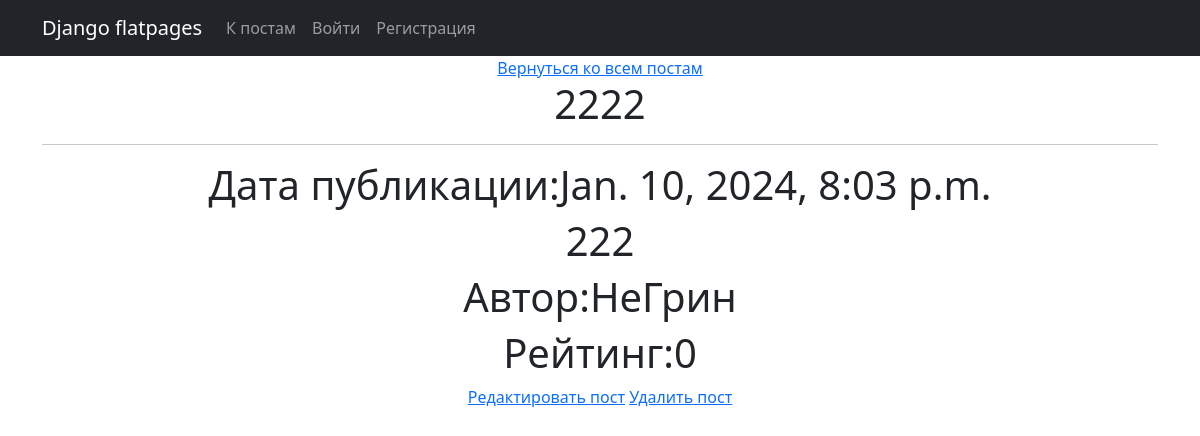
The app's page /posts/73 with its own data.
### news/models.py (models this page shows, shortened)
class Post(models.Model):
    article = 'AR'
    news = 'NE'
    POSITIONS = [
        (article, 'Статья'),
        (news, 'Новость')
    ]
    author = models.ForeignKey(Author, on_delete = models.CASCADE)
    title = models.CharField(max_length=255)
    text = models.TextField()
    type = models.CharField(max_length=250, choices = POSITIONS)
    time = models.DateTimeField(auto_now_add = True)
    category = models.ManyToManyField(Category, through = 'PostCategory')
    rating = models.IntegerField(default=0)

class Author(models.Model):
    user = models.OneToOneField(User, on_delete = models.CASCADE)
    rating = models.IntegerField(default=0)

### news/views.py (the view)
# urls.py: path('<int:pk>', PostDetail.as_view(), name='post_detail'),
class PostDetail(DetailView):
    model = Post
    template_name = 'post.html'
    context_object_name = 'post'

### news/templatetags/custom_filters.py (called while the page is built)
@register.filter()
def censor(value):
    text = str(value)
    for word in SWEAR_WORDS:
        text = text.replace(word[1:], "*" * (len(word)-1))
    return text

### templates/post.html (shortened to what this page needs)
{% extends 'flatpages/default.html' %}
{% load custom_filters %}
{% block content %}
<a href="/posts/">Вернуться ко всем постам</a>
<h1>
    {{ post.title|censor }}
    <hr>
    <h1>Дата публикации:{{ post.time }}</h1>
    <h1>{{ post.text|censor }}</h1>
    <h1>Автор:{{ post.author.user.username }}</h1>
    <h1>Рейтинг:{{ post.rating }}</h1>
    <a href="/posts/{{ post.id }}/edit/">Редактировать пост</a>
    <a href="/posts/{{ post.id }}/delete/">Удалить пост</a>
</h1>
{% endblock content %}

### records on screen
Post: title|censor "2222", time "Jan. 10, 2024, 8:03 p.m.", text|censor "222", author.user.username "НеГрин", rating "0"
